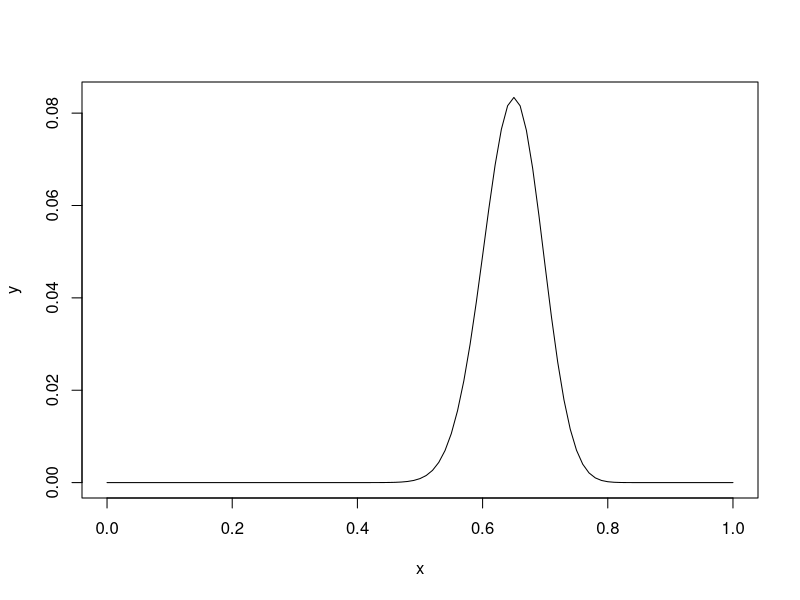
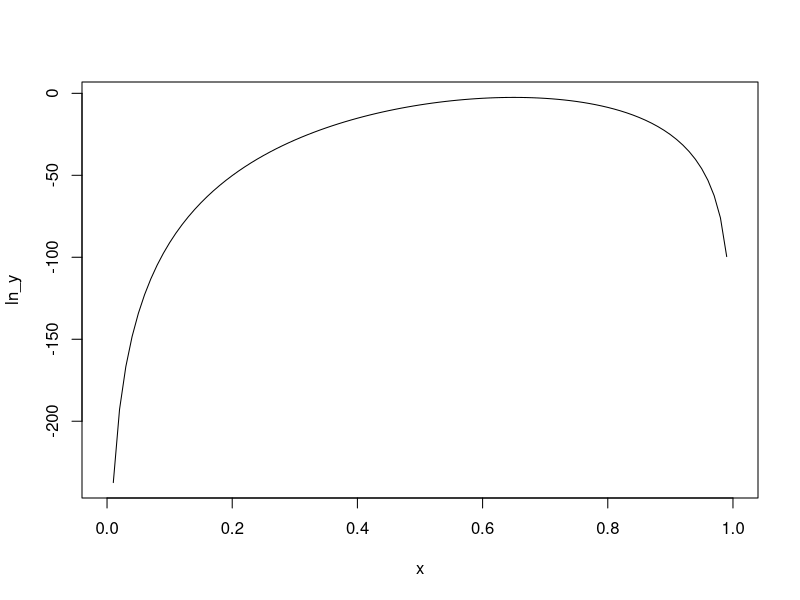

R code for these plots, in order:
x = seq(0,1.0,by=0.01) 
y = dbinom(65, 100, x)
plot (x, y, type = "l")

# Notice that the plot is a line. What happens when you change the type argument value to "b"?
# This is just plotting the Likelihood, but oftentimes the numbers are really small so people like to plot the natural log of the likelihoods

x = seq(0,1.0,by=0.01) 
y = dbinom(65, 100, x)
ln_y = log(y)
plot(x, ln_y, type = "l")

     
     

